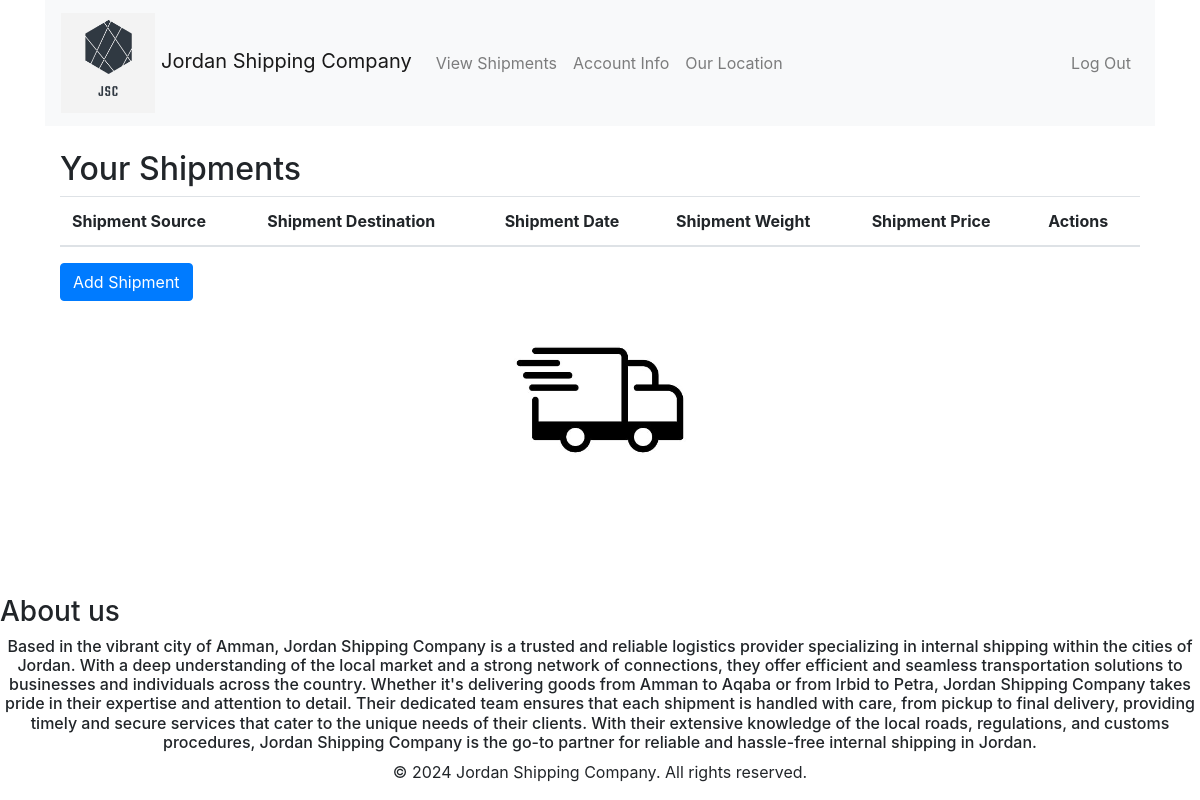
Before: /shipment/view/ (signed in) with the older database file.
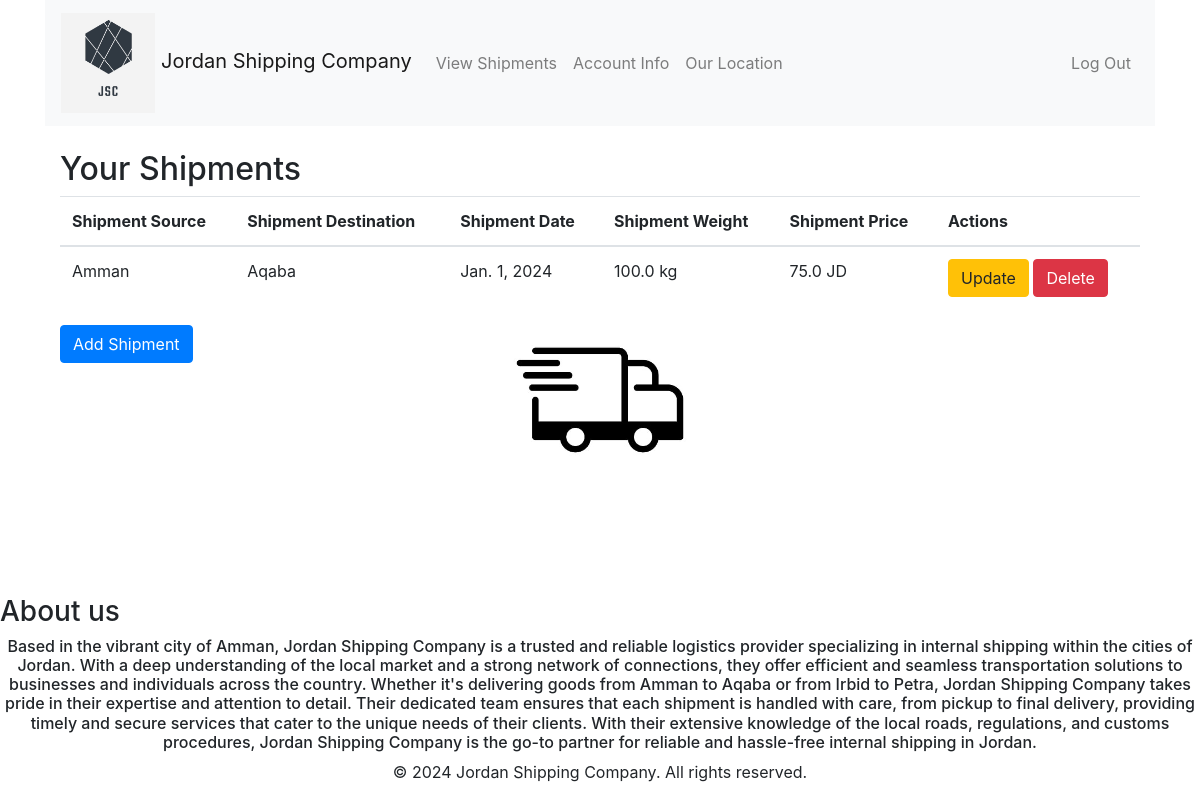
After: the same page with the newer database file.
### shipment/models.py (models this page shows, shortened)
class Shipment(models.Model):
    user = models.ForeignKey(User, on_delete=models.CASCADE)
    from_city = models.CharField(max_length=100, choices=[('Amman', 'Amman'), ('Irbid', 'Irbid'), ('Aqaba', 'Aqaba')], default='Amman')
    to_city = models.CharField(max_length=100, choices=[('Aqaba', 'Aqaba'), ('Amman', 'Amman'), ('Irbid', 'Irbid')], default='Aqaba')
    weight = models.FloatField(default=100)
    shipment_date = models.DateField(default='2024-01-01')
    def calculate_price(self):
        return self.weight * 0.75

### shipment/views.py (the view)
# urls.py: path('view/', view_shipments, name='view_shipments'),
@login_required
def view_shipments(request):
    shipments = Shipment.objects.filter(user=request.user)
    return render(request, 'shipment/view_shipments.html', {'shipments': shipments})

### shipment/templates/shipment/view_shipments.html (shortened to what this page needs)
{% extends 'shipment/base.html' %}
{% block content %}
  <h2>Your Shipments</h2>
  <table class="table">
    <thead>
      <tr>
        <th scope="col">Shipment Source</th>
        <th scope="col">Shipment Destination</th>
        <th scope="col">Shipment Date</th>
        <th scope="col">Shipment Weight</th>
         <th scope="col">Shipment Price</th>
        <th scope="col">Actions</th>
      </tr>
    </thead>
    <tbody>
      {% for shipment in shipments %}
        <tr>
          <td>{{ shipment.from_city }}</td>
          <td>{{ shipment.to_city }}</td>
          <td>{{ shipment.shipment_date }}</td>
          <td>{{ shipment.weight}} kg</td>
             <td>{{ shipment.calculate_price }} JD</td>
          <td>
            <a href="{% url 'update_shipment' shipment.id %}" class="btn btn-warning">Update</a>
            <a href="{% url 'delete_shipment' shipment.id %}" class="btn btn-danger">Delete</a>
          </td>
        </tr>
      {% endfor %}
    </tbody>
  </table>
  <a href="{% url 'add_shipment' %}" class="btn btn-primary">Add Shipment</a>
{% endblock %}

Changed rows visible on the page:
added Shipment: from_city "Amman", to_city "Aqaba", shipment_date "Jan. 1, 2024", weight "100.0", calculate_price "75.0"
